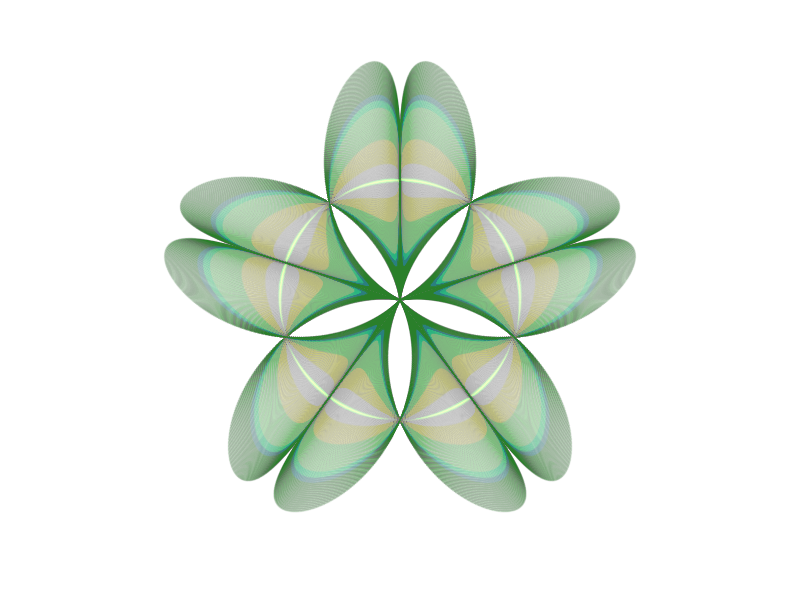
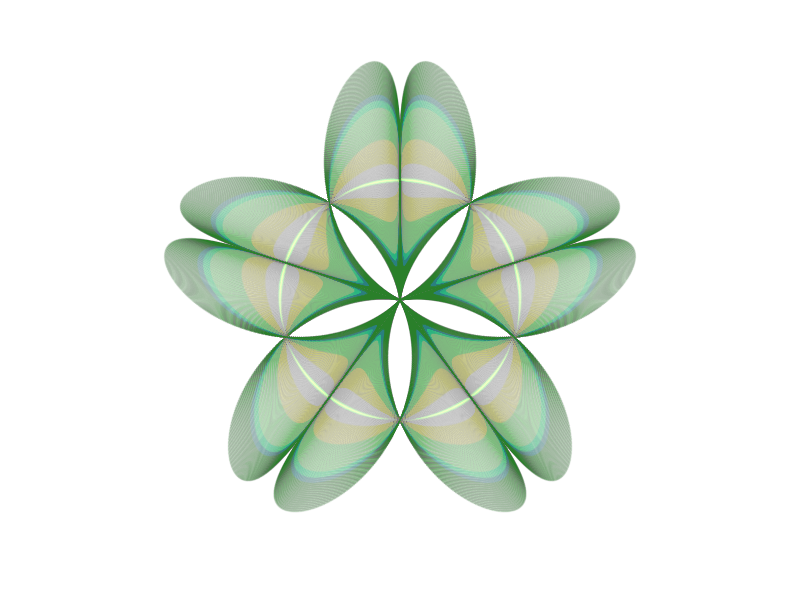

Here is the R script that generated these plots, in order: (Note: this script raises an error after producing the figures.)
## ---- chunk 1
library(tidyverse)


x = seq(from=-5, to=5, by = 0.005) %>%
  expand.grid(x=., y=.) 
p = x %>%
  ggplot() +
  aes(x=(pi*x + sin(x*pi)), 
      y=(y*pi * sin(x*pi)), 
      color = abs(y)) + 
  geom_point(alpha=.01, shape=20, size=0)+
 scale_color_distiller(palette = "YlGn", 
 direction = 1) +
  theme_void()+
  theme(legend.position = "none" ) +
  coord_polar(); p

## ---- chunk 2
ggsave("featured.png", bg = "transparent")
p
dev.off()
